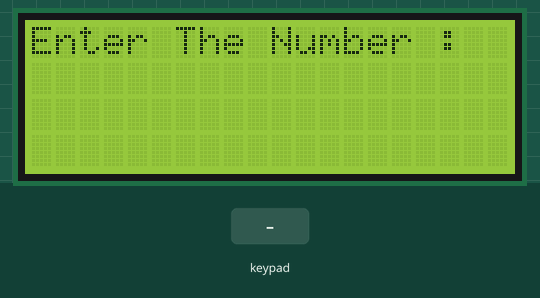
Bench run of a program on a simulated Raspberry Pi Pico. Shown: 20×4 character LCD. Wiring (inferred from the names in the program): 4×4 keypad with keys 1 2 3 A 4 5 6 B 7 8 9 C * 0 # D: rows GP25, GP24, GP23, GP22; columns GP12, GP13, GP14, GP15. The test bench sets the inputs (shaded band).

Above: at 1.2 s.
1.3 s: keypad keys 1 2 3 4 # pressed 0.4 s apart
At 3.9 s:
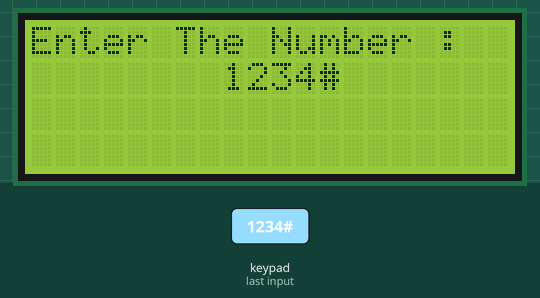
4.8 s: key 'B' pressed
At 6.3 s:
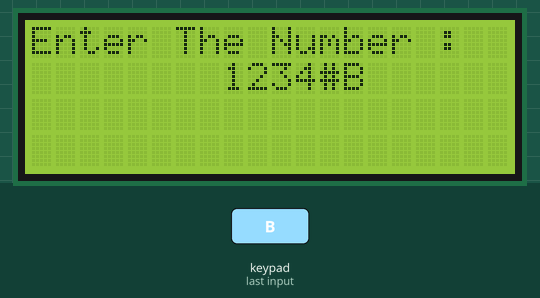
6.6 s: key 'C' pressed
8.3 s: keypad keys 1 2 3 4 * pressed 0.4 s apart
At 11.1 s:
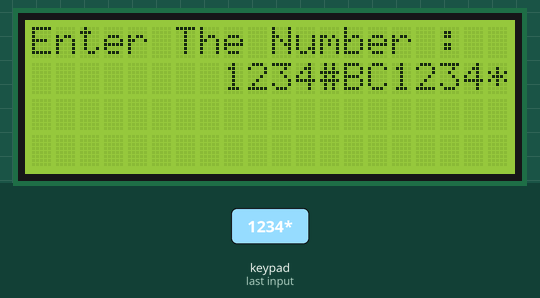
11.8 s: key '*' pressed
13.6 s: keypad keys 1 2 3 4 A pressed 0.4 s apart
At 16.3 s:
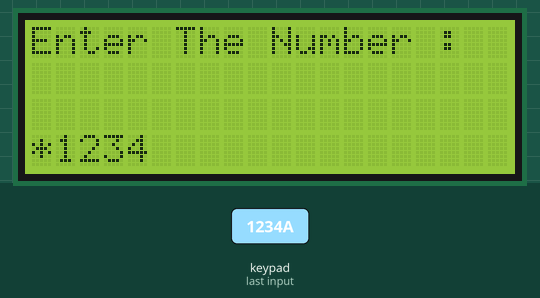
Timing chart, 0 to 17.8 s (numbered marks = the images above; inputs shaded):
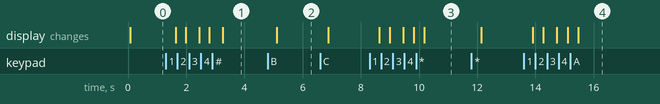

The program:

main.cpp
```cpp
#include <Arduino.h>
#include <Wire.h>
#include <LiquidCrystal_I2C.h>
// constants for keypad
#define ROWS 4
#define COLS 4
// constants for 74hc595
char count = 0;
String CurrententeredNumber = ""; // Variable to store entered number
String enteredNumber = "";

const char keys[ROWS][COLS] = {
    {'1', '2', '3', 'A'},
    {'4', '5', '6', 'B'},
    {'7', '8', '9', 'C'},
    {'*', '0', '#', 'D'}};

// Define GPIO pins for rows and columns
const char ROW_PINS[ROWS] = {25, 24, 23, 22}; // Change these values according to your wiring
const char COL_PINS[COLS] = {12, 13, 14, 15}; // Change these values according to your wiring

// Set the LCD address (you might need to change this)
LiquidCrystal_I2C lcd(0x27, 20, 4);

char scanKeypad()
{
  char k = 0;
  for (int row = 0; row < ROWS; ++row)
  {
    digitalWrite(ROW_PINS[row], LOW);

    for (int col = 0; col < COLS; ++col)
    {
      if (digitalRead(COL_PINS[col]) == LOW)
      {
        k = keys[row][col];
        while (digitalRead(COL_PINS[col]) == LOW)
          ; // Wait for key release
      }
    }

    digitalWrite(ROW_PINS[row], HIGH);
  }
  return k;
}

void setup()
{
  Serial.begin(115200);
  for (int i = 0; i < ROWS; ++i)
  {
    pinMode(ROW_PINS[i], OUTPUT);
    digitalWrite(ROW_PINS[i], HIGH);
  }
  for (int i = 0; i < COLS; ++i)
  {
    pinMode(COL_PINS[i], INPUT_PULLUP);
  }
  // Initialize the LCD with the number of columns and rows
  lcd.begin();
  // Clear the LCD
  lcd.clear();
  // Turn on the backlight (if available)
  lcd.backlight();

  lcd.setCursor(0, 0);
  // Print a message to the LCD
  lcd.print("Enter The Number :");
}

void loop()
{
  char key = scanKeypad();
  delay(100); // Adjust the delay according to your needs
  if (key != 0)
  {
    if (key == 'A')
    {
      // If '#' key is pressed, clear the entered number
      lcd.setCursor(0, 1); // Set cursor to the beginning of the 2nd row
      lcd.print("                    ");
      count = 1;
      enteredNumber = CurrententeredNumber;
      CurrententeredNumber = "";
    }
    else
    {
      // Concatenate the pressed key to the entered number
      CurrententeredNumber += key;
      lcd.setCursor(8, 1); // Set cursor to the beginning of the 2nd row
      lcd.print(CurrententeredNumber);
    }
  }
  if (count == 1)
  {
    if (enteredNumber == "1234")
    {
    }
    count = 0;
  }
}
```

Measured:
- after the input at 1.3 s, the display: first changes after 0.34 s (image 1 shows a later state)
- after the input at 4.8 s, the display: changes after 0.31 s (image 2)
- after the input at 8.3 s, the display: first changes after 0.33 s (image 3 shows a later state)
- after the input at 13.6 s, the display: first changes after 0.31 s (image 4 shows a later state)
